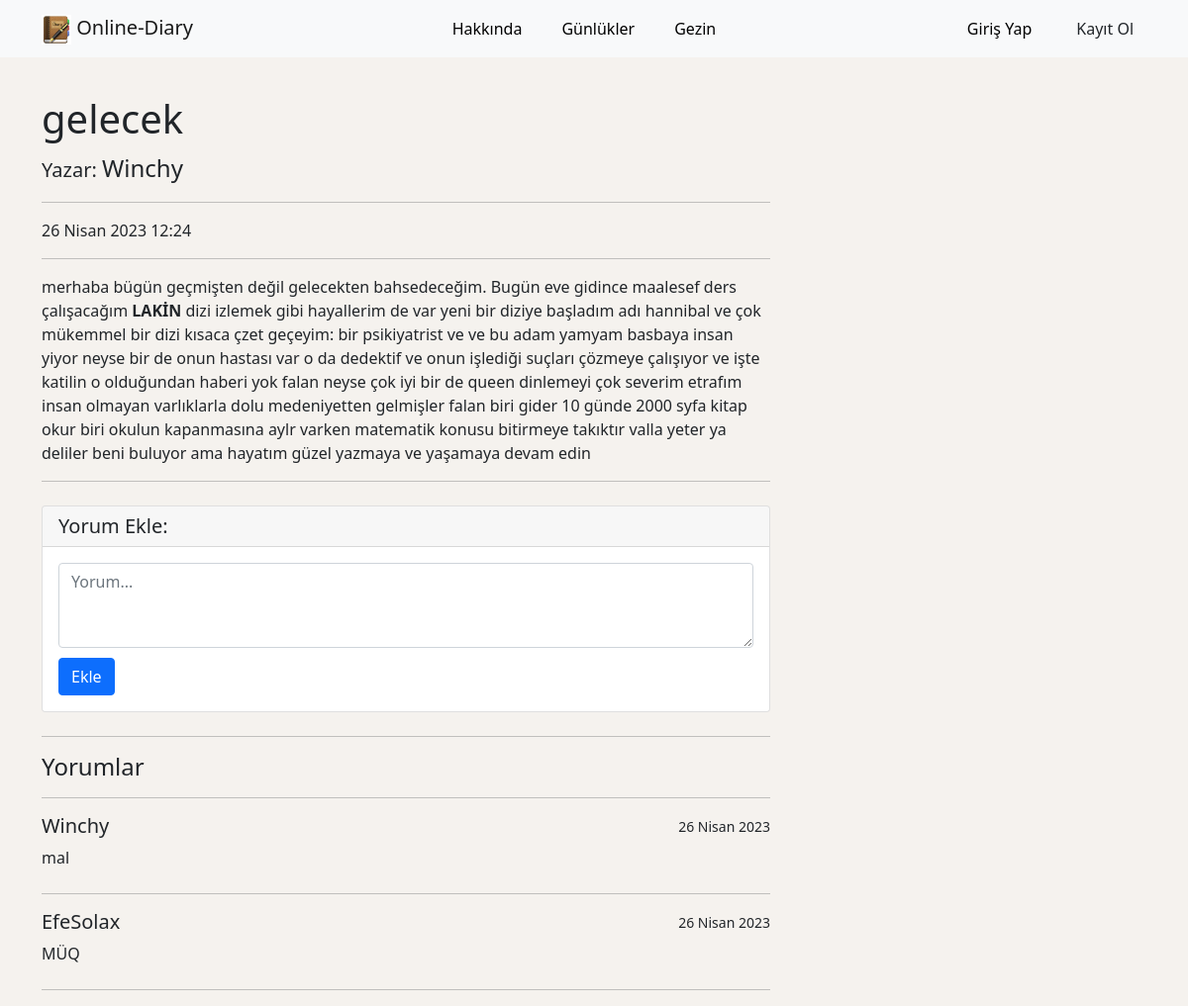
Screenshot of /blogs/detail/7 with the database file from the repository.
### blogs/models.py (models this page shows, shortened)
class BlogModel(models.Model):
    author = models.ForeignKey("auth.User", on_delete = models.CASCADE, verbose_name = "Yazar")
    title = models.CharField(max_length = 100, verbose_name = "Başlık")
    content = RichTextField(verbose_name = "İçerik")
    created_at = models.DateTimeField(verbose_name = "Oluşturulma Tarihi", auto_now_add= True)
    class Meta:
        ordering = ["-created_at"]

class CommentModel(models.Model):
    article = models.ForeignKey(BlogModel, on_delete = models.CASCADE, verbose_name= "Günlük", related_name= "comments")
    comment_author = models.CharField(max_length=50, verbose_name= "İsim")
    comment_content = models.CharField(max_length=250, verbose_name= "Yorum")
    comment_date = models.DateField(auto_now_add=True, verbose_name= "Oluşturulma Tarihi")
    class Meta:
        ordering = ["-comment_date"]

### blogs/views.py (the view)
# urls.py: path("detail/<int:id>", views.detail, name="detail"),
def detail(request, id):
    blog = get_object_or_404(BlogModel, id=id)
    comments = blog.comments.all()
    return render(request, "detail.html", {"blog": blog, "comments": comments})

### templates/detail.html (shortened to what this page needs)
{% extends "layout.html" %}
{% block body %}
<div class="container">
    <div class="row">
        <div class="col-lg-8">
        <h1 class="mt-4">{{ blog.title }}</h1>
        <p class="lead">
            Yazar: <big>{{ blog.author.username }}</big>
        </p>
        <hr>
        <p>{{ blog.created_at }}</p>
        <hr>
        <p>{{ blog.content|safe }}</p>
        <hr>
        <div class="card my-4">
            <h5 class="card-header">Yorum Ekle:</h5>
            <div class="card-body">
              <form method="post" action="/blogs/add-comment/{{blog.id}}">
                <div class="form-group">
                  <textarea name = "comment_content" class="form-control" rows="3" placeholder="Yorum..."></textarea>
                </div>
                <button type="submit" class="btn btn-primary" style="margin-top: 10px;">Ekle</button>
              </form>
            </div>
          </div>
          {% if comments %}
            <hr>
            <h4>Yorumlar</h4>
            <hr>
            {% for comment in comments %}
            <div class="media mb-4">
                <div class="media-body">
                <div style = "float: right;">
                    <small>{{comment.comment_date}}</small>
                </div>
                <h5 class="mt-0">{{comment.comment_author}}</h5>
                {{comment.comment_content}}
                </div>
            </div>
            <hr>
            {% endfor %}
            {% else %}
            <div class="alert alert-danger">Mevcut yorum yok.</div>
            {% endif %}
        </div>
    </div>
</div>
{% endblock %}

### templates/layout.html (style rules this page uses)
body { background-color: rgb(245, 242, 238); }

### rows the page displays
BlogModel: title "gelecek", author.username "Winchy", created_at "26 Nisan 2023 12:24", content "merhaba bügün geçmişten değil gelecekten bahsedeceğim. Bugün eve gidince maalesef ders çalışacağım LAKİN dizi izlemek gibi hayallerim de var yeni bir diziye başladım adı hannibal ve çok mükemmel bir dizi kısaca çzet geçeyim: bir psikiyatrist ve ve bu adam yamyam basbaya insan yiyor neyse bir de onun hastası var o da dedektif ve onun işlediği suçları çözmeye çalışıyor ve işte katilin o olduğundan haberi yok falan neyse çok iyi bir de queen dinlemeyi çok severim etrafım insan olmayan varlıklarla dolu medeniyetten gelmişler falan biri gider 10 günde 2000 syfa kitap okur biri okulun kapanmasına aylr varken matematik konusu bitirmeye takıktır valla yeter ya deliler beni buluyor ama hayatım güzel…"
CommentModel: comment_date "26 Nisan 2023", comment_author "Winchy", comment_content "mal"
CommentModel: comment_date "26 Nisan 2023", comment_author "EfeSolax", comment_content "MÜQ"
